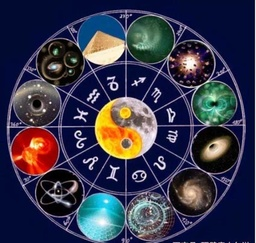
#> input picture image/houghcircles.jpg, 256 x 243 px, shrunk from 850 x 807 before the run
$ python 7_HoughCircles_image.py
#> lines starting #> are read from the running program, lines starting #| are printed output that depends on the picture; after the words box and inside, x2 and y2 are one past the last pixel; in counts of white or black regions, pixels touching at a corner belong together
# =================程序功能：霍夫圆检测============== #
# https://github.com/philexohf/Computer_Vision_Primer
import cv2
import numpy as np

img = cv2.imread('./image/houghcircles.jpg')
#> img is the input picture: shape (243, 256, 3); mean B, G, R 76.1, 55.4, 55.5
grayImg = cv2.cvtColor(img, cv2.COLOR_BGR2GRAY)
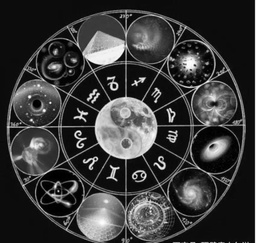
#> grayImg: shape (243, 256); min 0, max 254, mean 57.8
grayImg = cv2.medianBlur(grayImg, 5)
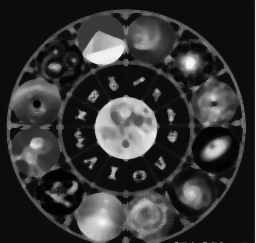
#> grayImg: shape (243, 256); min 1, max 250, mean 52.8
color = (0, 0, 255)

houghCircle = cv2.HoughCircles(grayImg, cv2.HOUGH_GRADIENT, 1, 120,
                               param1=100, param2=30, minRadius=0, maxRadius=0)
#> houghCircle = [[145.5, 144.5, 93.2], [3.5, 209.5, 140.9], [60.5, 59.5, 24.5], [184.5, 11.5, 69.8], [232.5, 228.5, 82.4]]
houghCircle = np.uint16(np.around(houghCircle))
#> houghCircle = [[146, 144, 93], [4, 210, 141], [60, 60, 24], [184, 12, 70], [232, 228, 82]]

for i in houghCircle[0, :]:
    cv2.circle(img, (i[0], i[1]), i[2], color, 2)  # 画外圆
    cv2.circle(img, (i[0], i[1]), 2, color, 3)  # 画圆心
#> this loop made 5 passes
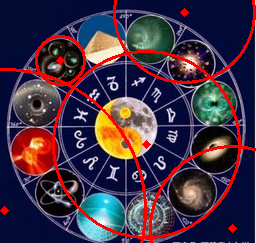
#> img: shape (243, 256, 3); 6.84% of pixels changed, all inside (x1, y1, x2, y2) = (0, 0, 256, 243)

cv2.namedWindow('HoughCircles', 0)
cv2.imshow('HoughCircles', img)

cv2.waitKey(0)
cv2.destroyAllWindows()
